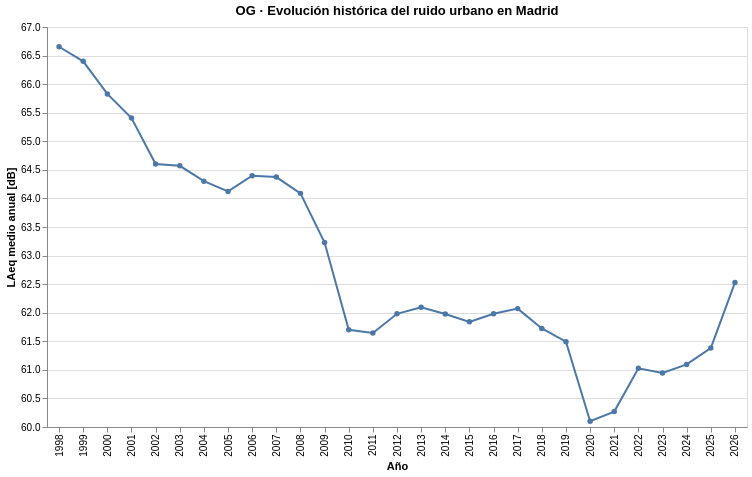

Notebook source saved alongside this figure:
### Markdown cell above
OG‑02 · Evolución histórica del ruido (1998–actualidad)
* OBJETIVO: El ruido urbano mejora, empeora o se mantiene en el largo plazo.
* TIPO DE GRÁFICO: Línea temporal (LAeq / Ln)
* Justificación: Da perspectiva histórica. Permite identificar cambios estructurales. Fundamenta políticas públicas
*
*  Datos: df_02 (históricos mensuales)

### Code cell
df_ruido_hist = (
    df_02_cont_acustic
    .dropna(subset=["laeq"])
    .groupby("year", as_index=False)
    .agg(laeq_medio=("laeq", "mean"))
)

line_og_02 = (
    alt.Chart(df_ruido_hist)
    .mark_line(point=True)
    .encode(
        x=alt.X("year:O", title="Año"),
        y=alt.Y(
            "laeq_medio:Q",
            title="LAeq medio anual [dB]",
            scale=alt.Scale(zero=False)
        ),
        tooltip=[
            alt.Tooltip("year:O", title="Año"),
            alt.Tooltip("laeq_medio:Q", format=".2f")
        ]
    )
    .properties(
        width=700,
        height=400,
        title="OG · Evolución histórica del ruido urbano en Madrid"
    )
)

line_og_02

### Figure 1 — Vega-Lite specification as saved in the notebook (floating-point values rounded to 4 significant figures)
{"$schema": "https://vega.github.io/schema/vega-lite/v5.20.1.json", "config": {"view": {"continuousHeight": 300, "continuousWidth": 300}}, "data": {"name": "data-e39de41d16bb672e0349c80f3131185c"}, "datasets": {"data-e39de41d16bb672e0349c80f3131185c": [{"laeq_medio": 66.65, "year": 1998}, {"laeq_medio": 66.4, "year": 1999}, {"laeq_medio": 65.83, "year": 2000}, {"laeq_medio": 65.41, "year": 2001}, {"laeq_medio": 64.6, "year": 2002}, {"laeq_medio": 64.57, "year": 2003}, {"laeq_medio": 64.3, "year": 2004}, {"laeq_medio": 64.12, "year": 2005}, {"laeq_medio": 64.4, "year": 2006}, {"laeq_medio": 64.37, "year": 2007}, {"laeq_medio": 64.09, "year": 2008}, {"laeq_medio": 63.23, "year": 2009}, {"laeq_medio": 61.7, "year": 2010}, {"laeq_medio": 61.64, "year": 2011}, {"laeq_medio": 61.98, "year": 2012}, {"laeq_medio": 62.1, "year": 2013}, {"laeq_medio": 61.98, "year": 2014}, {"laeq_medio": 61.84, "year": 2015}, {"laeq_medio": 61.98, "year": 2016}, {"laeq_medio": 62.07, "year": 2017}, {"laeq_medio": 61.73, "year": 2018}, {"laeq_medio": 61.49, "year": 2019}, {"laeq_medio": 60.1, "year": 2020}, {"laeq_medio": 60.27, "year": 2021}, {"laeq_medio": 61.03, "year": 2022}, {"laeq_medio": 60.95, "year": 2023}, {"laeq_medio": 61.09, "year": 2024}, {"laeq_medio": 61.38, "year": 2025}, {"laeq_medio": 62.53, "year": 2026}]}, "encoding": {"tooltip": [{"field": "year", "title": "Año", "type": "ordinal"}, {"field": "laeq_medio", "format": ".2f", "type": "quantitative"}], "x": {"field": "year", "title": "Año", "type": "ordinal"}, "y": {"field": "laeq_medio", "scale": {"zero": false}, "title": "LAeq medio anual [dB]", "type": "quantitative"}}, "height": 400, "mark": {"point": true, "type": "line"}, "title": "OG · Evolución histórica del ruido urbano en Madrid", "width": 700}
